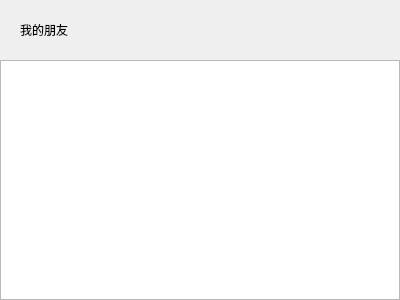
<?xml version="1.0" encoding="UTF-8"?>
<ui version="4.0">
 <class>ApplyFriendPage</class>
 <widget class="QWidget" name="ApplyFriendPage">
  <property name="geometry">
   <rect>
    <x>0</x>
    <y>0</y>
    <width>400</width>
    <height>300</height>
   </rect>
  </property>
  <property name="windowTitle">
   <string>Form</string>
  </property>
  <layout class="QVBoxLayout" name="verticalLayout">
   <property name="spacing">
    <number>0</number>
   </property>
   <property name="leftMargin">
    <number>0</number>
   </property>
   <property name="topMargin">
    <number>0</number>
   </property>
   <property name="rightMargin">
    <number>0</number>
   </property>
   <property name="bottomMargin">
    <number>0</number>
   </property>
   <item>
    <widget class="QWidget" name="friend_apply_wid" native="true">
     <property name="minimumSize">
      <size>
       <width>0</width>
       <height>60</height>
      </size>
     </property>
     <property name="maximumSize">
      <size>
       <width>16777215</width>
       <height>60</height>
      </size>
     </property>
     <layout class="QHBoxLayout" name="horizontalLayout">
      <property name="spacing">
       <number>0</number>
      </property>
      <property name="leftMargin">
       <number>20</number>
      </property>
      <property name="topMargin">
       <number>0</number>
      </property>
      <property name="rightMargin">
       <number>0</number>
      </property>
      <property name="bottomMargin">
       <number>0</number>
      </property>
      <item>
       <widget class="QLabel" name="friend_apply_lb">
        <property name="text">
         <string>我的朋友</string>
        </property>
       </widget>
      </item>
      <item>
       <spacer name="horizontalSpacer">
        <property name="orientation">
         <enum>Qt::Horizontal</enum>
        </property>
        <property name="sizeHint" stdset="0">
         <size>
          <width>317</width>
          <height>20</height>
         </size>
        </property>
       </spacer>
      </item>
     </layout>
    </widget>
   </item>
   <item>
    <widget class="QWidget" name="widget_2" native="true">
     <layout class="QVBoxLayout" name="verticalLayout_2">
      <property name="spacing">
       <number>0</number>
      </property>
      <property name="leftMargin">
       <number>0</number>
      </property>
      <property name="topMargin">
       <number>0</number>
      </property>
      <property name="rightMargin">
       <number>0</number>
      </property>
      <property name="bottomMargin">
       <number>0</number>
      </property>
      <item>
       <widget class="ApplyFriendList" name="apply_friend_list"/>
      </item>
     </layout>
    </widget>
   </item>
  </layout>
 </widget>
 <customwidgets>
  <customwidget>
   <class>ApplyFriendList</class>
   <extends>QListWidget</extends>
   <header>apply_friend_list.h</header>
  </customwidget>
 </customwidgets>
 <resources/>
 <connections/>
</ui>
